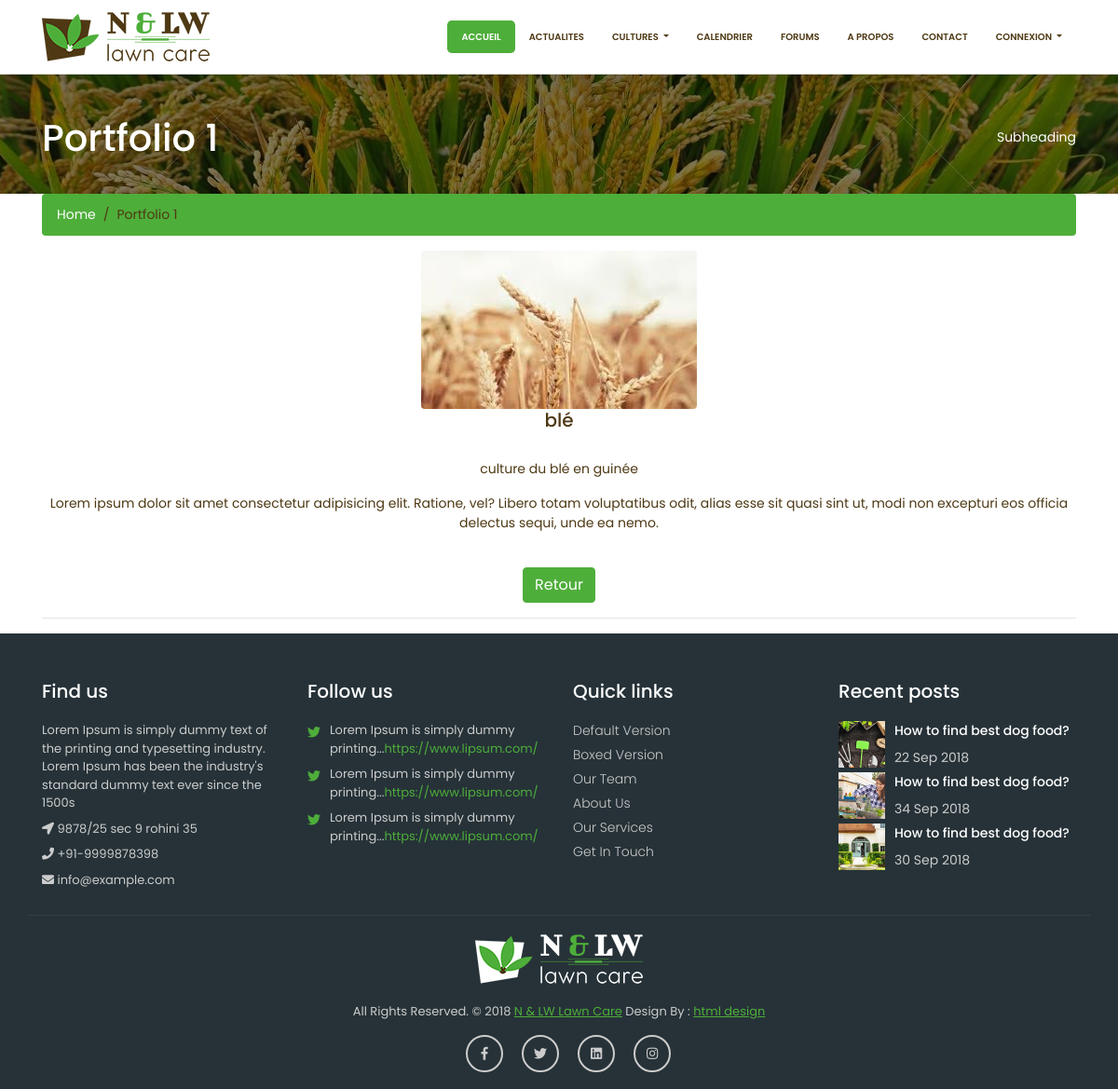
Screenshot of /detail_culture/2 with the database file from the repository.
### Agronomie/models.py (models this page shows, shortened)
class Culture(models.Model):
    image=models.ImageField(upload_to='culture')
    nom_culture=models.CharField(max_length=50)
    description_culture=models.TextField()
    categorie_culture=models.ForeignKey(Categorie_culture,on_delete=models.CASCADE)

### Agronomie/views.py (the view)
def detail_culture(request,my_id):
    detail=get_object_or_404(Culture,id=my_id)
    context={
        'detail':detail
    }
    return render(request,'Agronomie/detail_culture.html',context)

### Agronomie/templates/Agronomie/detail_culture.html (shortened to what this page needs)
{% load static %}
{% include "Agronomie/header.html" %}
	<div class="full-title">
		<div class="container">
			<h1 class="mt-4 mb-3">Portfolio 1
				<small>Subheading</small>
			</h1>
		</div>
	</div>
    <div class="container">
		<div class="breadcrumb-main">
			<ol class="breadcrumb">
				<li class="breadcrumb-item">
					<a href="index.html">Home</a>
				</li>
				<li class="breadcrumb-item active">Portfolio 1</li>
			</ol>
		</div>
	<div class="project-inner">
		<div class="text-center">
				<img class="img-fluid rounded mb-3 mb-md-0" src="{{detail.image.url}}" alt="" />
				<h3>{{detail.nom_culture}}</h3>
				<p>{{detail.description_culture}}</p>
				<p>
					Lorem ipsum dolor sit amet consectetur adipisicing elit. Ratione, vel? Libero totam voluptatibus odit, alias esse sit quasi sint ut, modi non excepturi eos officia delectus sequi, unde ea nemo.
				</p>
				<br>
				<a class="btn btn-primary" href="{% url 'culture' %}">Retour
				</a>
		</div>
	</div>
    <hr>
    </div>
   {% include "Agronomie/footer.html" %}

### Agronomie/static/Agronomie/css/style.css (style rules this page uses)
body { padding-top: 54px; font-family: 'Poppins', sans-serif; font-size: 14px; color: #4e3914; }
@media (min-width: 992px) { body { padding-top: 80px; } }
a.btn-primary { background-color: #4eae3a; border-color: #4eae3a; }
.full-title { padding: 20px 0px; background: url(../images/riz0.png) no-repeat center; position: relative; }
.full-title:before { content: ""; background: rgba(0,0,0,0.5); top: 0px; left: 0px; position: absolute; width: 100%; height: 100%; }
.full-title h1 { position: relative; color: #ffffff; }
.full-title h1 small { float: right; padding: 15px 0px; font-size: 14px; }
.breadcrumb-main .breadcrumb { background: #4eae3a; }
.breadcrumb-main .breadcrumb li a { color: #ffffff; }
.breadcrumb-main .breadcrumb li { color: #4e3914; }
.breadcrumb-main .breadcrumb-item + .breadcrumb-item::before { color: #4e3914; }
.project-inner h3 { font-size: 20px; font-weight: 500; margin-bottom: 30px; }

### rows the page displays
Culture: image (picture), nom_culture "blé", description_culture "culture du blé en guinée"
